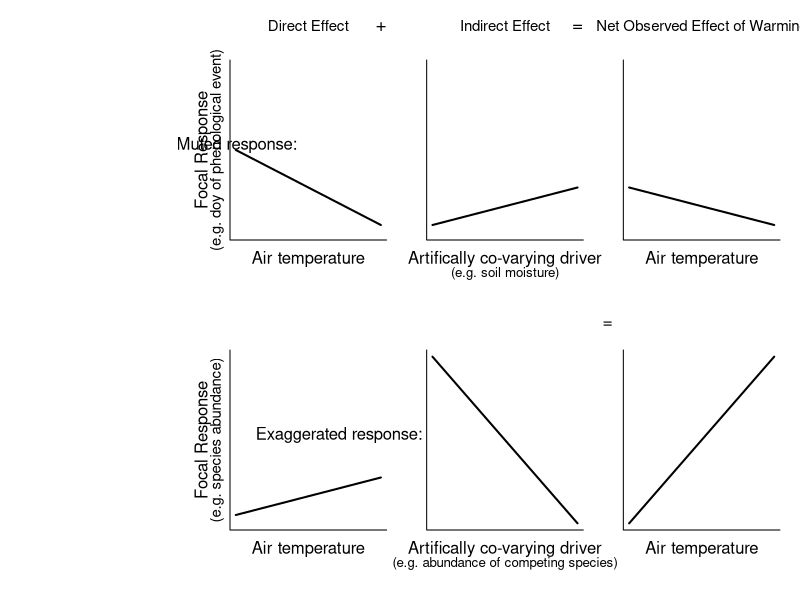
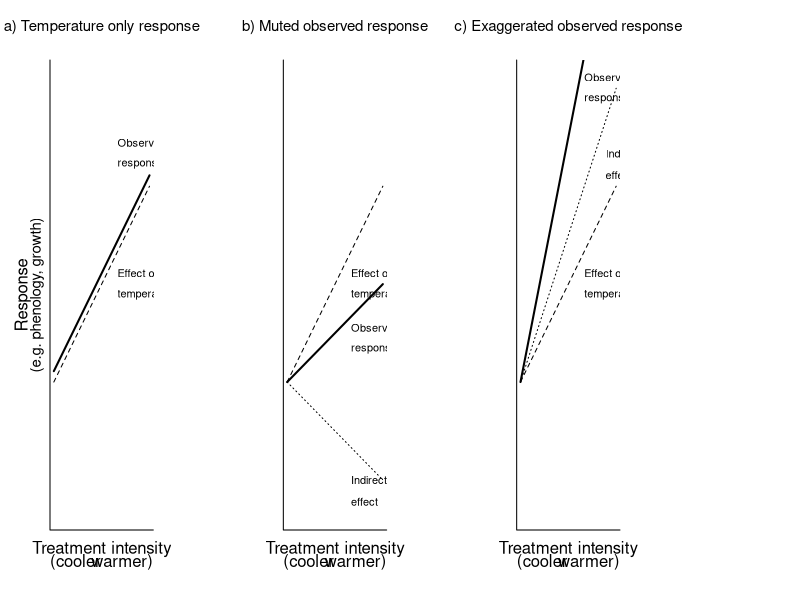
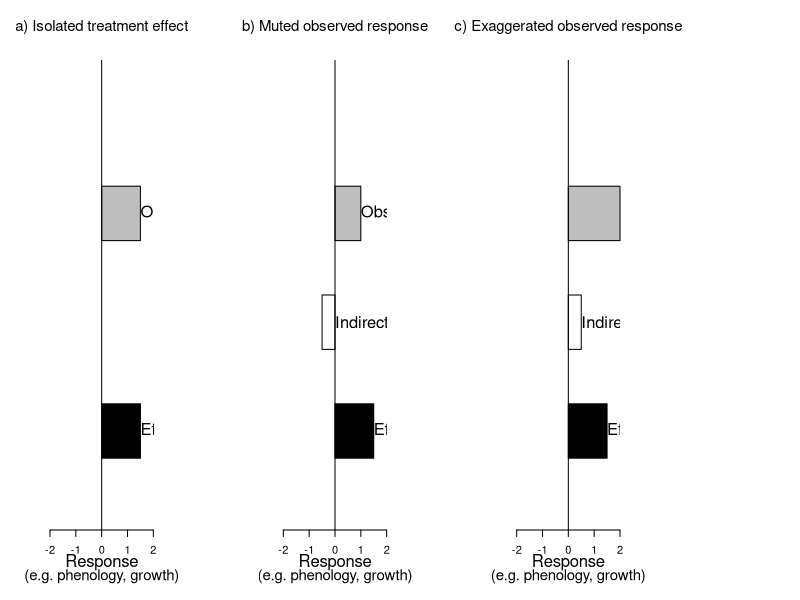

Write R code to recreate these figures, in order.
# ------------------------------------------
# Mock figures showing spatial variation in experimental warming
# A. Ettinger, aettinger@fas.harvard.edu
# Description: Mock plot of spatial variation: blocks vs plots vs treatment levels

setwd("~/git/radcliffe")
rm(list=ls()) 
options(stringsAsFactors=FALSE)

#Here is a draft of the conceptual figure for biological implications of warming
quartz(width=11,height=6)
par(mfrow=c(2,3),omi=c(.1,2,.1,.1), mai=c(.6,.3,.5,.1))
x<-c(seq(1:10));y<-rev(seq(261,270))
plot(x,y,type="l", lwd=2, xlab="", ylab="", bty="l", cex.lab=1.2,ylim=c(260,280), yaxt="n",xaxt="n")

mtext("Muted response:",side=3, line=-7, adj=-1.5)
mtext("Direct Effect",side=3, line=2, adj=.5,cex=.9)
mtext("+",side=3, line=2, adj=1, cex=1.1)
mtext("Air temperature",side=1, line=1, adj=.5)
mtext("Focal Response",side=2, line=1.5)
mtext("(e.g. doy of phenological event)",side=2, line=.5, cex=.9)

y2<-seq(261,265.5,by=.5)
plot(x,y2,type="l", lwd=2, xlab="", ylab="", bty="l",cex.lab=1.2,ylim=c(260,280), yaxt="n",xaxt="n")
mtext("=",side=3, line=2, adj=1, cex=1.1)
mtext("Indirect Effect",side=3, line=2, adj=.5,cex=.9)
mtext("Artifically co-varying driver",side=1, line=1, adj=.5)
mtext("(e.g. soil moisture)",side=1, line=2, adj=.5,cex=.8)

y3<-rev(seq(261,265.5,by=.5))
plot(x,y3,type="l", lwd=2, xlab="", ylab="", bty="l",cex.lab=1.2,ylim=c(260,280), yaxt="n",xaxt="n")
mtext("Net Observed Effect of Warming",side=3, line=2, adj=.5,cex=.9)
mtext("Air temperature",side=1, line=1, adj=.5)

plot(x,y2,type="l", lwd=2, xlab="", ylab="", bty="l", cex.lab=1.1,ylim=c(260,280), yaxt="n",xaxt="n")
mtext("Exaggerated response:",side=3, line=-7, adj=-2.5)
mtext("Air temperature",side=1, line=1, adj=.5)
mtext("Focal Response",side=2, line=1.5)
mtext("(e.g. species abundance)",side=2, line=.5, cex=.9)

y5<-rev(seq(261,280,by=2))
plot(x,y5,type="l", lwd=2, xlab="", ylab="", bty="l", yaxt="n",xaxt="n")
mtext("=",side=3, line=1.5, adj=1.2)
mtext("Artifically co-varying driver",side=1, line=1, adj=.5)
mtext("(e.g. abundance of competing species)",side=1, line=2, adj=.5,cex=.8)

y5<-rev(seq(261,280,by=2))
plot(x,y2,type="l", lwd=2, xlab="", ylab="", bty="l", yaxt="n",xaxt="n")
mtext("Air temperature",side=1, line=1, adj=.5)

###Modifications to figure based on lizzie's feedback, plus new version of figure:
quartz(width=11,height=4)
par(mfrow=c(1,3),omi=c(.1,.2,.1,.8), mai=c(.6,.3,.5,1))
x<-c(seq(1:10));y<-seq(261,270)
plot(x,y,type="l", lty=2,lwd=1, xlab="", ylab="", bty="l", cex.lab=1.2,ylim=c(255,275), yaxt="n",xaxt="n")
lines(x,y+.5,lty=1,lwd=2)#observed response
mtext("a) Temperature only response",side=3, line=2, adj=.5,cex=.9)
mtext("Treatment intensity",side=1, line=1, adj=.5)
mtext("(cooler", side=1, line=2, adj=0)
mtext("warmer)", side=1, line=2, adj=1)
text(7,272,"Observed",adj=0)
text(7,271,"response",adj=0)
text(7,266,"Effect of",adj=0)
text(7,265,"temperature",adj=0)
mtext("Response",side=2, line=1.5)
mtext("(e.g. phenology, growth)",side=2, line=.5, cex=.9)

#Panel b: muted response
plot(x,y,type="l", lty=2,lwd=1, xlab="", ylab="", bty="l", cex.lab=1.2,ylim=c(255,275), yaxt="n",xaxt="n")
y2<-rev(seq(256.5,261,by=.5))
lines(x,y2,lty=3,lwd=1)#indirect effect
y3<-seq(261,265.5,by=.5)
lines(x,y3,lty=1,lwd=2)#observed response
mtext("b) Muted observed response",side=3, line=2, adj=.5,cex=.9)
mtext("Treatment intensity",side=1, line=1, adj=.5)
mtext("(cooler", side=1, line=2, adj=0)
mtext("warmer)", side=1, line=2, adj=1)
text(7,266,"Effect of",adj=0)
text(7,265,"temperature",adj=0)
text(7,263.5,"Observed",adj=0)
text(7,262.5,"response",adj=0)
text(7,256.5,"Indirect",adj=0)
text(7,255.5,"effect",adj=0)

#Panel c: exaggerated response
plot(x,y,type="l", lty=2,lwd=1, xlab="", ylab="", bty="l", cex.lab=1.2,ylim=c(255,275), yaxt="n",xaxt="n")
y4<-seq(261,274.5,by=1.5)
lines(x,y4,lty=3,lwd=1)#indirect effect
y5<-seq(261,283.5,by=2.5)
lines(x,y5,lty=1,lwd=2)#observed response
mtext("c) Exaggerated observed response",side=3, line=2, adj=.5,cex=.9)
mtext("Treatment intensity",side=1, line=1, adj=.5)
mtext("(cooler", side=1, line=2, adj=0)
mtext("warmer)", side=1, line=2, adj=1)
text(7,266,"Effect of",adj=0)
text(7,265,"temperature",adj=0)
text(7,275,"Observed",adj=0)
text(7,274,"response",adj=0)
text(9,271.5,"Indirect",adj=0)
text(9,270.5,"effect",adj=0)

#Alternative bar graph version of figure
quartz(width=11,height=4)
par(mfrow=c(1,3),omi=c(.1,.2,.1,.8), mai=c(.6,.3,.5,1))
x=barplot(c(1.5,NA,1.5),col=c("black",NA,"gray"),horiz=TRUE, space=c(1,1),xlim=c(-2,2),ylim=c(0,8), xlab="",ylab="")
abline(v=0, lwd=1)
mtext("Response",side=1, line=2)
mtext("(e.g. phenology, growth)",side=1, line=3, cex=.9)
text(1.5,x[1],"Effect of temperature", cex=1.5, adj=0)
text(1.5,x[3],"Observed response", cex=1.5, adj=0)
mtext("a) Isolated treatment effect",side=3, line=2, adj=.5,cex=.9)

#Panel b: muted response
x=barplot(c(1.5,-.5,1),col=c("black","white","gray"),horiz=TRUE, space=c(1,1),xlim=c(-2,2),ylim=c(0,8), xlab="",ylab="")
abline(v=0, lwd=1)
mtext("Response",side=1, line=2)
mtext("(e.g. phenology, growth)",side=1, line=3, cex=.9)
text(1.5,x[1],"Effect of temperature", cex=1.5, adj=0)
text(0,x[2],"Indirect effect", cex=1.5, adj=0)
text(1,x[3],"Observed response", cex=1.5, adj=0)
mtext("b) Muted observed response",side=3, line=2, adj=.5,cex=.9)

#Panel c: exaggerated response
x=barplot(c(1.5,.5,2),col=c("black","white","gray"),horiz=TRUE, space=c(1,1),xlim=c(-2,2),ylim=c(0,8), xlab="",ylab="")
abline(v=0, lwd=1)
mtext("Response",side=1, line=2)
mtext("(e.g. phenology, growth)",side=1, line=3, cex=.9)
text(1.5,x[1],"Effect of temperature", cex=1.5, adj=0)
text(.5,x[2],"Indirect effect", cex=1.5, adj=0)
text(2,x[3],"Observed response", cex=1.5, adj=0)
mtext("c) Exaggerated observed response",side=3, line=2, adj=.5,cex=.9)
